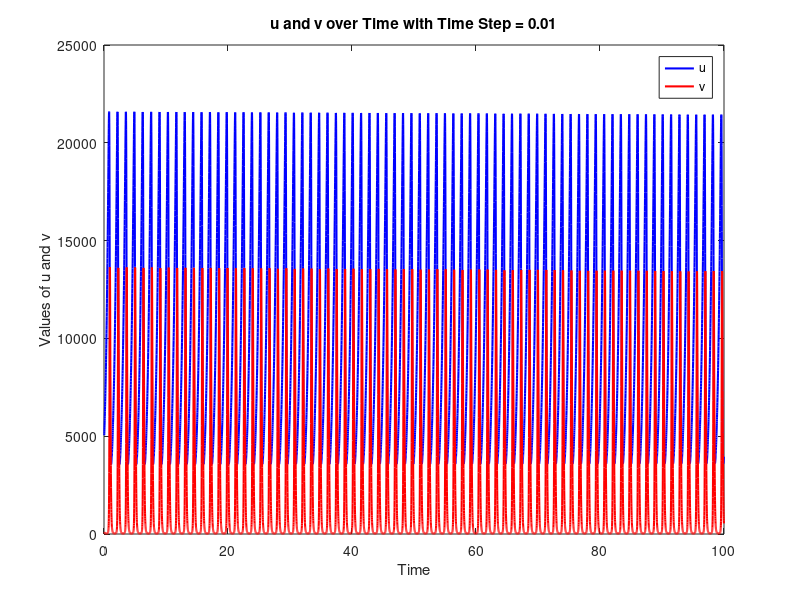
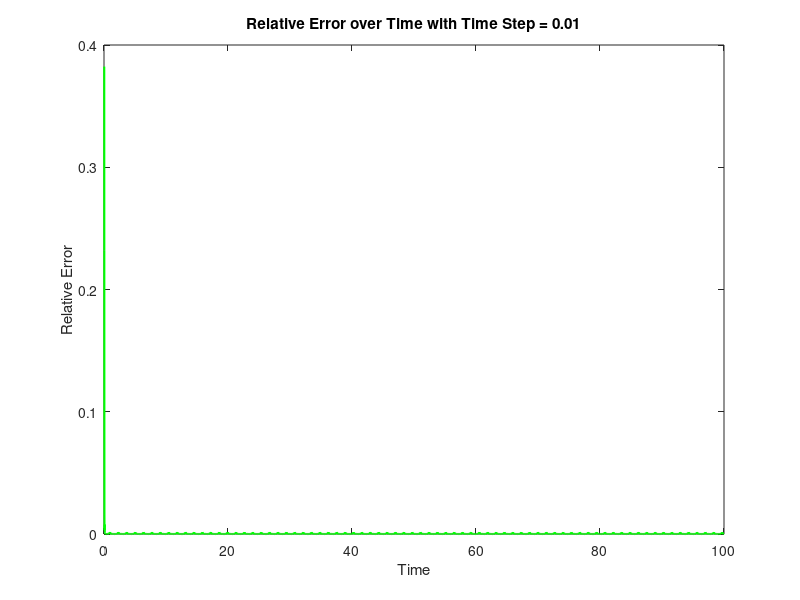

Source code (MATLAB) for these figures, in order:
% Constants and coefficients
alp = 2;
beta = 0.001;
gam = 20;
delt = 0.002;

% Time variables
dt = 0.01;
time = 0;

% Initial conditions
u = [5000, 5000.249865174713, 5000.499746719312, 5000.749649394678];
v = [100, 99.96587343229123, 99.93175987764373, 99.89765868126679];
rel_ = [];  % Store relative errors
time_steps = [];  % Store time points for plotting

% Define the ODEs
uf = @(u, v, alp, beta) u * (alp - beta * v);  % du/dt
vf = @(u, v, gam, delt) -v * (gam - delt * u);  % dv/dt

% Coefficients
b = {[1], [0, 1], [-3/2, 3, -1/2], [-10/3, 6, -2, 1/3]};
a = [1, 2, 3, 4];
a_ = [1, 2/3, 6/11, 12/25];
b_ = {[1], [4/3, -1/3], [18/11, -9/11, 2/11], [48/25, -36/25, 16/25, -3/25]};

max_value = 1e10;  % Set a maximum threshold for u and v

% Main time loop
while time <= 100
    k = floor(time / dt);
    
    if k >= 4  % Apply multistep method after enough time steps
        % Get the last 4 values for predictor and corrector steps
        uvec = flip(u(end-3:end));  % Use the last 4 values for u
        vvec = flip(v(end-3:end));  % Use the last 4 values for v

        % Predictor step
        unew_pred = dot(b{4}, uvec) + a(4) * dt * uf(u(end), v(end), alp, beta);
        vnew_pred = dot(b{4}, vvec) + a(4) * dt * vf(u(end), v(end), gam, delt);

        % Corrector step
        unew = dot(b_{4}, uvec) + a_(4) * dt * uf(unew_pred, vnew_pred, alp, beta);
        vnew = dot(b_{4}, vvec) + a_(4) * dt * vf(unew_pred, vnew_pred, gam, delt);

        % Calculate relative errors
        relu = abs((unew - unew_pred) / unew);
        relv = abs((vnew - vnew_pred) / vnew);
        rel_ = [rel_, max(relu, relv)];
        time_steps = [time_steps, time];

        % Append new values of u and v
        u = [u, unew];
        v = [v, vnew];
    end

    time = time + dt;
end

% Plot u and v over time
figure;
plot(time_steps, u(5:end), 'b-', 'LineWidth', 1.5);  % Plotting u starting from 5th value
hold on;
plot(time_steps, v(5:end), 'r-', 'LineWidth', 1.5);  % Plotting v starting from 5th value

xlabel('Time');
ylabel('Values of u and v');
title('u and v over Time with Time Step = 0.01');
legend('u', 'v');
hold off;

% Plot the relative error over time
figure;
plot(time_steps, rel_, 'g-', 'LineWidth', 1.5);
xlabel('Time');
ylabel('Relative Error');
title('Relative Error over Time with Time Step = 0.01');
